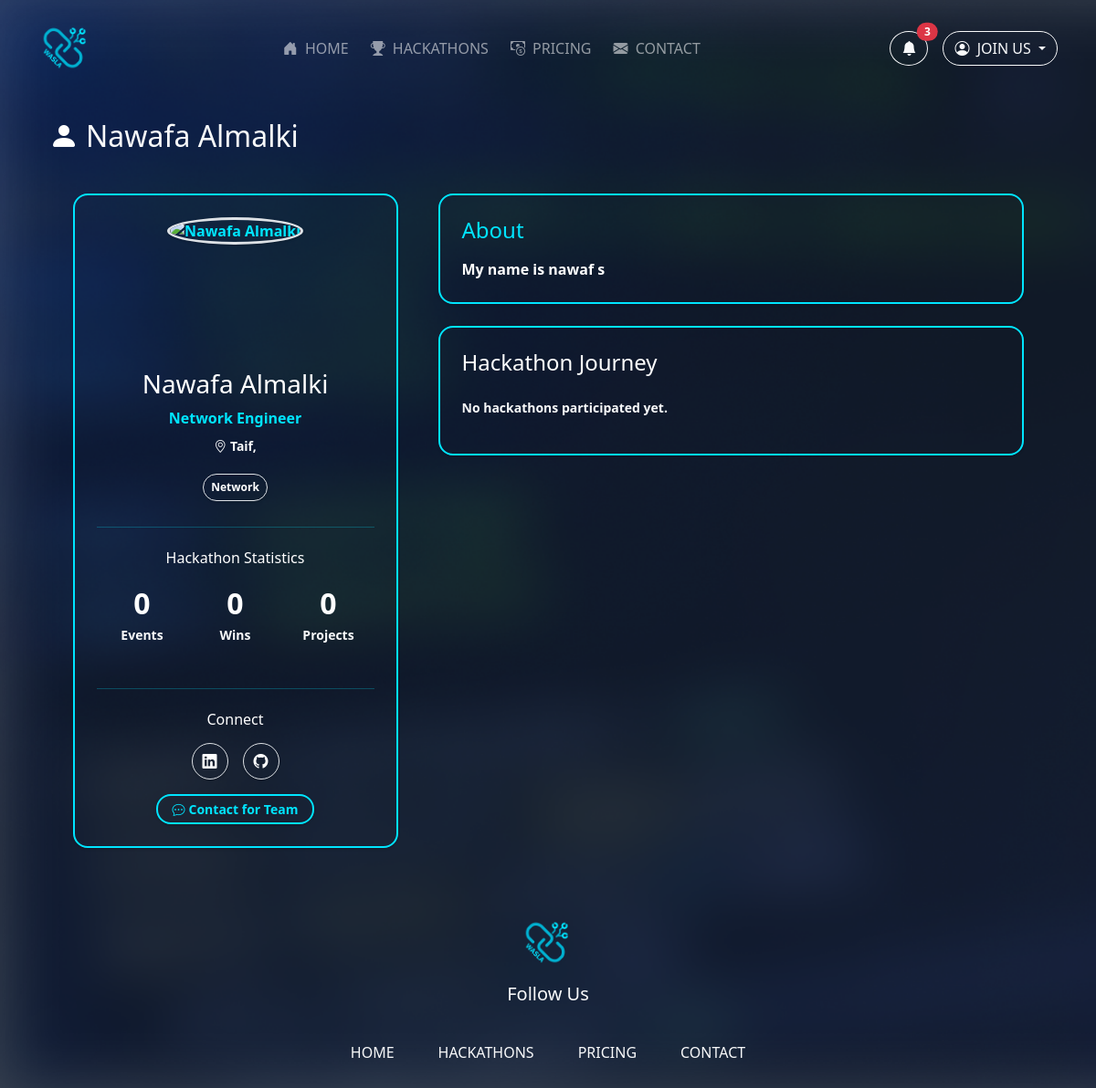
Screenshot of /accounting/nawaf9982/profile/ with the database file from the repository.
### dashboard/models.py (models this page shows, shortened)
class Profile(models.Model):
    user = models.OneToOneField(User, on_delete=models.CASCADE, related_name='user_profile')
    phone_number = models.CharField(max_length=15,null=True,blank=True)
    github = models.URLField(null=True,blank=True)
    portfolio = models.URLField(null=True,blank=True)
    behance = models.URLField(null=True,blank=True)
    discord = models.CharField(max_length=100,null=True,blank=True)
    skills = models.TextField(max_length=300,null=True, blank=True)
    bio = models.TextField(max_length=500,null=True, blank=True)
    country = models.CharField(max_length=100)
    city = models.CharField(max_length=100)
    linkedin = models.URLField(null=True,blank=True)
    role = models.CharField(max_length=100,null=True,blank=True)
    account_type = models.CharField(max_length=50, choices=ACCOUNT_CHOICES, default='personal')

class ProfileSkills(models.Model):
     name = models.CharField(max_length=100)
     profile = models.ForeignKey(Profile, on_delete=models.CASCADE, related_name="profile_skills")

### accounting/views.py (the view)
# urls.py: path('<str:username>/profile/', views.accounting_profile, name='accounting_profile'),
def accounting_profile(request, username):
    user = get_object_or_404(User, username=username)
    profile = getattr(user, 'user_profile', None)
    if not profile:
        messages.error(request, "Profile not found.")
        return redirect('main:home_view')
    return render(request, 'main/profile.html', {'profile': profile, 'user': user})

### accounting/templates/main/profile.html (shortened to what this page needs)
{% extends 'main/accounting_base.html' %}
{% load static %}
{% block content %}
<div class="container py-4">
    <div class="row justify-content-center">
        <div class="row mb-4">
            <div class="col-12">
                <div class="d-flex justify-content-between align-items-center">
                    <h2 class="text-light mb-0"><i class="bi bi-person-fill me-2 text-white"></i>{{ user.get_full_name }}</h2>
                </div>
            </div>
        </div>
        <div class="col-lg-4 mb-4">
            <div class="card btn-blue p-4 sticky-top" style="top: 20px;">
                <div class="text-center">
                    <div class="mx-auto mb-3" style="width: 150px; height: 150px;">
                        <img class="img-fluid rounded-circle border border-3 btn-blue"
                             src="{{ profile.image.url|default:'https://img.freepik.com/free-vector/blue-circle-with-white-user_78370-4707.jpg' }}"
                             alt="{{ user.get_full_name }}">
                    </div>
                    <h3 class="text-white mb-2">{{ user.get_full_name }}</h3>
                    <p class="mb-2">{{ profile.role|default:"Role not set" }}</p>
                    <p class="text-light small mb-3"><i class="bi bi-geo-alt"></i> {{ profile.city }}, {{ profile.country }}</p>
                    <div class="d-flex justify-content-center flex-wrap">
                        {% for skill in profile.profile_skills.all %}
                        <span class="badge bg-opacity-25 text-white border btn-blue rounded-pill m-1 p-2">{{ skill.name }}</span>
                        {% empty %}
                        <span class="text-light small">No skills listed</span>
                        {% endfor %}
                    </div>
                </div>
                <hr class="my-4">
                <div class="text-center">
                    <h6 class="text-white mb-3">Hackathon Statistics</h6>
                    <div class="row text-center mb-4 d-flex justify-content-center">
                        <div class="col-3">
                            <div class="fs-2 fw-bold text-white">0</div>
                            <div class="text-light small">Events</div>
                        </div>
                        <div class="col-3">
                            <div class="fs-2 fw-bold text-white">
                                0
                            </div>
                            <div class="text-light small">Wins</div>
                        </div>
                        <div class="col-3">
                            <div class="fs-2 fw-bold text-white">0</div>
                            <div class="text-light small">Projects</div>
                        </div>
                    </div>
                </div>
                <hr class="my-4">
                <div class="text-center">
                    <h6 class="text-white mb-3">Connect</h6>
                    <div class="d-flex justify-content-center gap-3 mb-3">
                        {% if profile.linkedin %}
                        <a href="{{ profile.linkedin }}" target="_blank" class="d-flex align-items-center justify-content-center bg-opacity-10 text-white border btn-blue rounded-circle" style="width: 40px; height: 40px;">
                            <i class="bi bi-linkedin"></i>
                        </a>
                        {% endif %}
                        {% if profile.github %}
                        <a href="{{ profile.github }}" target="_blank" class="d-flex align-items-center justify-content-center bg-opacity-10 text-white border btn-blue rounded-circle" style="width: 40px; height: 40px;">
                            <i class="bi bi-github"></i>
                        </a>
                        {% endif %}
                    </div>
                    {% if request.user != user %}
                    <button class="btn btn-blue btn-sm px-3">
                        <i class="bi bi-chat-dots me-1"></i>Contact for Team
                    </button>
                    {% endif %}
                </div>
            </div>
        </div>
        <div class="col-lg-7">
            <div class="card btn-blue p-4 mb-4">
                <h4 class="link mb-3">About</h4>
                <p class="mb-0 text-white">{{ profile.bio|default:"No bio available." }}</p>
            </div>
            <div class="card btn-blue p-4">
                <h4 class="text-white mb-4">Hackathon Journey</h4>
                {% for team in user.hackathon_team.all %}
                    {% for submission in team.team_submission.all %}
                    <div class="bg-dark bg-opacity-25 border border-secondary rounded-3 p-3 mb-3">
                        <div class="d-flex justify-content-between align-items-start">
                            <div class="flex-grow-1">
                                <div class="d-flex align-items-center mb-2 flex-wrap">
                                    <h5 class="link mb-0 me-3">{{ team.hackathon.title }}</h5>
                                    {% for prize in team.hackathon.hackathon_prize.all %}
                                        {% if prize.team == team %}
                                        <span class="badge bg-warning text-dark rounded-pill me-2">🥇 {{ prize.title }}</span>
                                        {% endif %}
                                    {% endfor %}
                                    <span class="badge bg-opacity-25 text-white border btn-blue rounded-pill">{{ team.status }}</span>
                                </div>
                                <p class="text-light mb-2"><i class="bi bi-calendar3 me-1"></i>{{ team.hackathon.start_date }} - {{ team.hackathon.end_date }}</p>
                                <p class="mb-2 text-white "><strong>Team:</strong> {{ team.name }}</p>
                                <p class="mb-0 text-white small">{{ submission.file }}</p>
                            </div>
                            <div class="text-end ms-2">
                                <i class="bi bi-trophy-fill text-warning fs-5"></i>
                            </div>
                        </div>
                    </div>
                    {% empty %}
                    <p class="text-light small">No hackathon submissions yet.</p>
                    {% endfor %}
                {% empty %}
                    <p class="text-light small">No hackathons participated yet.</p>
                {% endfor %}
            </div>
        </div>
    </div>
</div>
{% endblock %}

### static/accounting_css/account.css (style rules this page uses)
:root { --bg-dark:#0b1e30; --bg-mid:#132234; --bg-light:#0f2c3f; --text:#e9f1f7; --accent:#00c2db; --primary-color: #00E5FF; }
* { box-sizing:border-box }
html,body { height:100% }
body { margin:0; color:var(--text); background: url('../main_css/images/background.png'); background-size: cover; }
.btn-blue { box-shadow: 0 1px 3px rgba(0, 0, 0, 0.2); font-weight: 600; border: solid 2px var(--primary-color); border-radius: 1rem; background: none; color: var(--primary-color); transition: 0.2s; }
.link { text-decoration: none; color: var(--primary-color); transition: 0.3s; }
.row { display: flex; gap: 20px; }

### rows the page displays
Profile: role "Network Engineer", city "Taif", bio "My name is nawaf s"
ProfileSkills: name "Network"

### other values shown
{{ user.get_full_name }} "Nawafa Almalki"
